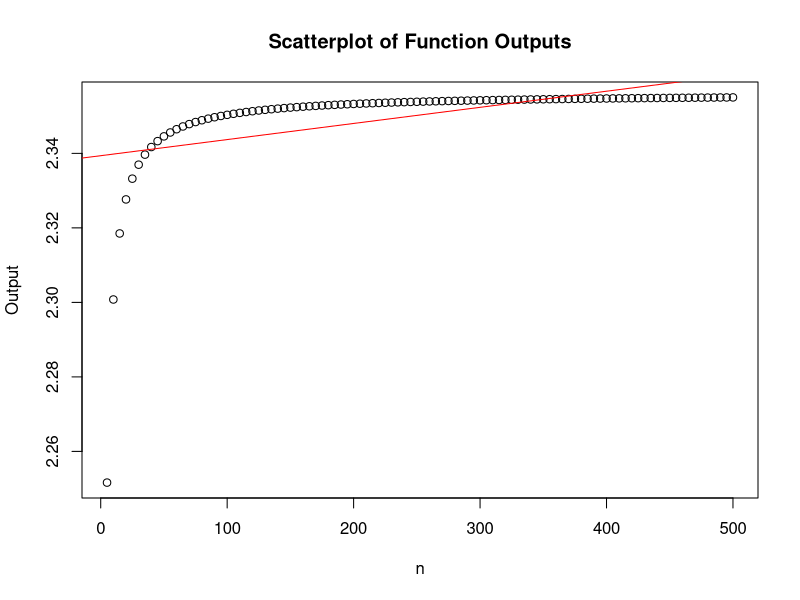
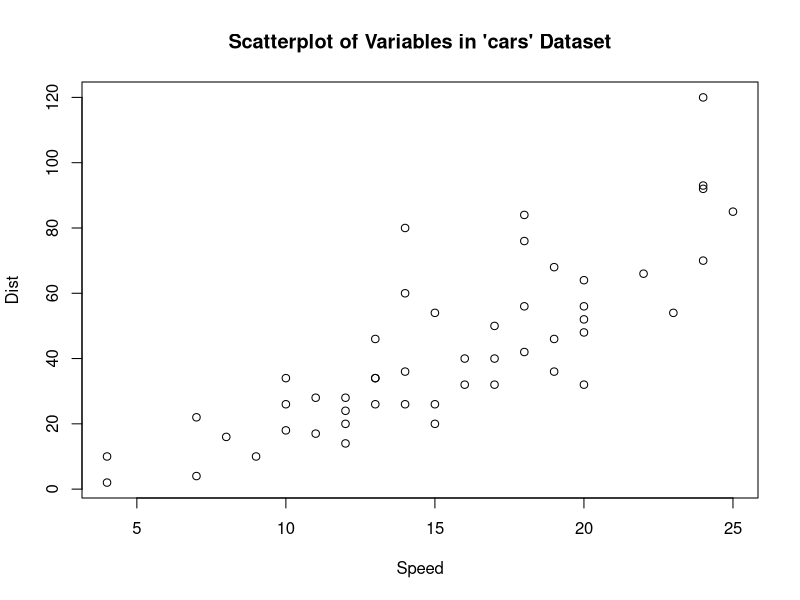

Source code (R) for these figures, in order:
## ---- chunk 1
knitr::opts_chunk$set(echo = TRUE)
library(tidyverse)
## ---- chunk 2
values <- c(81, 170, 1923, 3825) #creating vector
## ---- chunk 3
# Code chunk obtained from ChatGPT
divisible_by_3 <- values %% 3 == 0 #checking if div by 3
divisible_by_9 <- values %% 9 == 0 #checking if div by 9

# Printing results
result <- data.frame(Number = values, Divisible_by_3 = divisible_by_3, Divisible_by_9 = divisible_by_9)
print(result)
## ---- chunk 4
# Code chunk obtained from ChatGPT
# Function to calculate the sum of digits
sum_of_digits <- function(n) {
  sum(n %/% 10^(0:(nchar(n)-1)) %% 10)
}

# Calculate the sum of digits for each number
sum_digits_result <- sapply(values, sum_of_digits)

# Print results
result <- data.frame(Number = values, Sum_of_Digits = sum_digits_result)
print(result)
## ---- chunk 5
# Code chunk obtained from ChatGPT
# Function to calculate the sum of digits
sum_of_digits <- function(n) {
  sum(n %/% 10^(0:(nchar(n)-1)) %% 10)
}

# Calculate the sum of digits for each number
sum_digits_result <- sapply(values, sum_of_digits)

# Check divisibility by 3 and 9
divisible_by_3 <- sum_digits_result %% 3 == 0
divisible_by_9 <- sum_digits_result %% 9 == 0

# Print results
result <- data.frame(Number = values, Sum_of_Digits = sum_digits_result, Divisible_by_3 = divisible_by_3, Divisible_by_9 = divisible_by_9)
print(result)
## ---- chunk 6
?prod()
## ---- chunk 7
# Code chunk obtained from ChatGPT
# Generate vectors a, b, and c
a <- c(2, 4, 6)
b <- c(1, 3, 5)
c <- c(3, 5, 7)

result <- 2 * prod(a / b) * prod(a / c)

# Display the result
print(result)
## ---- chunk 8
# Code chunk obtained from ChatGPT
# Generate vectors a, b, and c
a <- seq(2, 1000, 2)
b <- seq(1, 999, 2)
c <- seq(3, 1001, 2)

# Calculate the result
result <- 2 * prod(a / b) * prod(b / c)

# Print the result
print(result)
## ---- chunk 9
# Code chunk obtained from ChatGPT
calculate_quantity <- function(n) {
  result <- 2
  
  for (i in 2:n) {
    result <- result * (2*i / (2*i - 1)) * (2*i / (2*i + 1))
  }
  
  return(result)
}

# Calculate and print the values for n = 17, 91, 216
n_values <- c(17, 91, 216)
results <- sapply(n_values, calculate_quantity)

# Display the results with 6 significant figures
results_rounded <- round(results, 6)
cat("For n =", n_values, ", the calculated values are:", results_rounded, "\n")
## ---- chunk 10
# Code chunk obtained from ChatGPT
# Values of n from 5 to 500
new_values <- seq(5, 500, by = 5)

# Calculate the outputs for each value of n
output_values <- sapply(new_values, calculate_quantity)

# Create a scatterplot
plot(new_values, output_values, xlab = "n", ylab = "Output", main = "Scatterplot of Function Outputs")

# Add a trendline
fit <- lm(output_values ~ new_values)
abline(fit, col = "red")
## ---- chunk 11
data(cars)

# Code chunk obtained from ChatGPT
# Display the first six observations
first_six_observations <- head(cars)
print("First six observations:")
print(first_six_observations)

# Count the number of observations and variables
num_observations <- nrow(cars)
num_variables <- ncol(cars)
print(paste("Number of observations:", num_observations))
print(paste("Number of variables:", num_variables))
## ---- chunk 12
# Code chunk obtained from ChatGPT
plot(cars, main = "Scatterplot of Variables in 'cars' Dataset", xlab = "Speed", ylab = "Dist")
## ---- chunk 13
sessionInfo()
